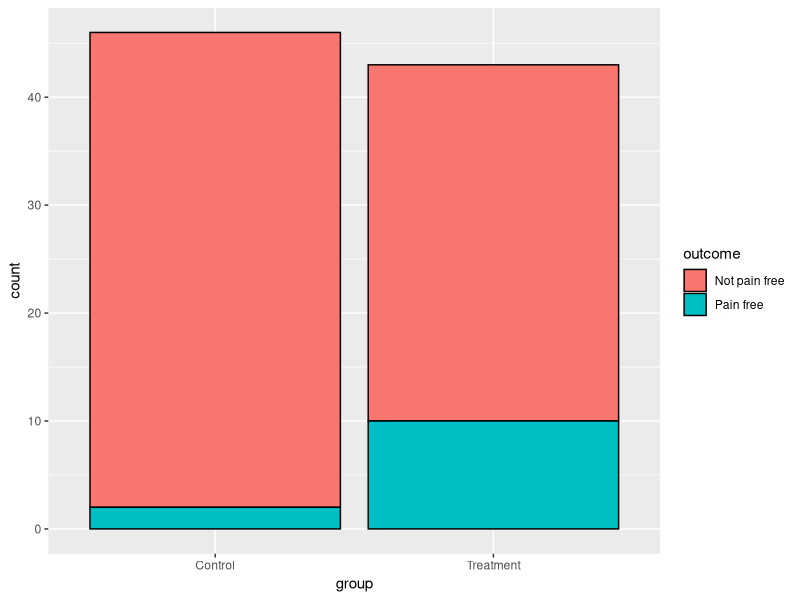
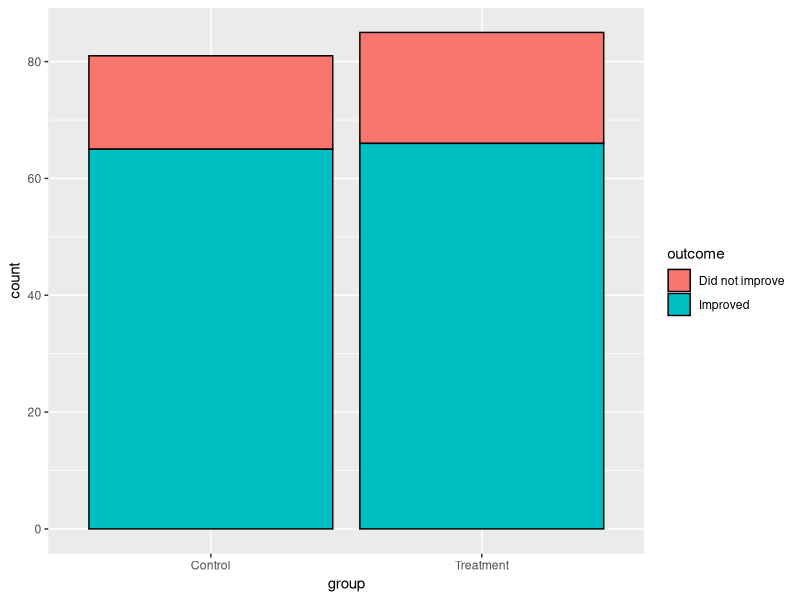

Source code (R) for these figures, in order:
## ---- chunk 1
knitr::opts_chunk$set(echo = TRUE, warning=FALSE, message=FALSE, fig.width=5, fig.height=3)

## ---- chunk 2
library(tidyverse)
library(RColorBrewer)
migraine_data <- tribble(
  ~group, ~outcome, ~n,
  'Treatment', 'Pain free', 10,
  'Treatment', 'Not pain free', 33,
  'Control', 'Pain free', 2,
  'Control', 'Not pain free', 44
)

migraine_data <- uncount(migraine_data, weights=n)
## ---- chunk 3
migraine_data %>% 
  ggplot(aes(x=group)) + 
  geom_bar(aes(fill=outcome), 
           col='black')
## ---- chunk 4
sinus_data <- tribble(
  ~group, ~outcome, ~n,
  'Treatment', 'Improved', 66,
  'Treatment', 'Did not improve', 19,
  'Control', 'Improved', 65,
  'Control', 'Did not improve', 16
)

sinus_data <- uncount(sinus_data, weights=n)
## ---- chunk 5
sinus_data %>% 
  ggplot(aes(x=group)) + 
  geom_bar(aes(fill=outcome), 
           col='black')
